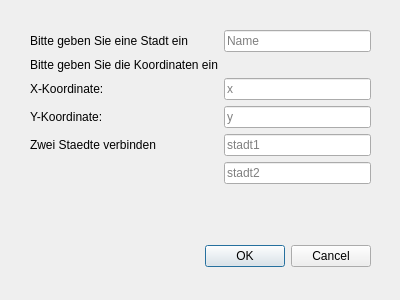
<?xml version="1.0" encoding="UTF-8"?>
<ui version="4.0">
 <class>Dialog</class>
 <widget class="QDialog" name="Dialog">
  <property name="geometry">
   <rect>
    <x>0</x>
    <y>0</y>
    <width>400</width>
    <height>300</height>
   </rect>
  </property>
  <property name="windowTitle">
   <string>Dialog</string>
  </property>
  <widget class="QDialogButtonBox" name="buttonBox">
   <property name="geometry">
    <rect>
     <x>30</x>
     <y>240</y>
     <width>341</width>
     <height>32</height>
    </rect>
   </property>
   <property name="orientation">
    <enum>Qt::Horizontal</enum>
   </property>
   <property name="standardButtons">
    <set>QDialogButtonBox::Cancel|QDialogButtonBox::Ok</set>
   </property>
  </widget>
  <widget class="QWidget" name="formLayoutWidget">
   <property name="geometry">
    <rect>
     <x>30</x>
     <y>30</y>
     <width>341</width>
     <height>191</height>
    </rect>
   </property>
   <layout class="QFormLayout" name="formLayout">
    <item row="0" column="0">
     <widget class="QLabel" name="label">
      <property name="text">
       <string>&lt;html&gt;&lt;head/&gt;&lt;body&gt;&lt;p&gt;Bitte geben Sie eine Stadt ein&lt;/p&gt;&lt;/body&gt;&lt;/html&gt;</string>
      </property>
     </widget>
    </item>
    <item row="0" column="1">
     <widget class="QLineEdit" name="nameStadt">
      <property name="placeholderText">
       <string>Name</string>
      </property>
     </widget>
    </item>
    <item row="1" column="0">
     <widget class="QLabel" name="label_2">
      <property name="text">
       <string>&lt;html&gt;&lt;head/&gt;&lt;body&gt;&lt;p&gt;Bitte geben Sie die Koordinaten ein&lt;/p&gt;&lt;/body&gt;&lt;/html&gt;</string>
      </property>
     </widget>
    </item>
    <item row="2" column="1">
     <widget class="QLineEdit" name="xAchse">
      <property name="placeholderText">
       <string>x</string>
      </property>
     </widget>
    </item>
    <item row="3" column="1">
     <widget class="QLineEdit" name="yAchse">
      <property name="placeholderText">
       <string>y</string>
      </property>
     </widget>
    </item>
    <item row="5" column="0">
     <widget class="QLabel" name="label_5">
      <property name="text">
       <string>&lt;html&gt;&lt;head/&gt;&lt;body&gt;&lt;p&gt;Zwei Staedte verbinden&lt;/p&gt;&lt;/body&gt;&lt;/html&gt;</string>
      </property>
     </widget>
    </item>
    <item row="5" column="1">
     <widget class="QLineEdit" name="nameStadt1">
      <property name="placeholderText">
       <string>stadt1</string>
      </property>
     </widget>
    </item>
    <item row="6" column="1">
     <widget class="QLineEdit" name="nameStadt2">
      <property name="placeholderText">
       <string>stadt2</string>
      </property>
     </widget>
    </item>
    <item row="2" column="0">
     <widget class="QLabel" name="label_4">
      <property name="text">
       <string>&lt;html&gt;&lt;head/&gt;&lt;body&gt;&lt;p&gt;X-Koordinate:&lt;/p&gt;&lt;/body&gt;&lt;/html&gt;</string>
      </property>
     </widget>
    </item>
    <item row="3" column="0">
     <widget class="QLabel" name="label_3">
      <property name="text">
       <string>&lt;html&gt;&lt;head/&gt;&lt;body&gt;&lt;p&gt;Y-Koordinate:&lt;/p&gt;&lt;/body&gt;&lt;/html&gt;</string>
      </property>
     </widget>
    </item>
   </layout>
  </widget>
 </widget>
 <resources/>
 <connections>
  <connection>
   <sender>buttonBox</sender>
   <signal>accepted()</signal>
   <receiver>Dialog</receiver>
   <slot>accept()</slot>
   <hints>
    <hint type="sourcelabel">
     <x>248</x>
     <y>254</y>
    </hint>
    <hint type="destinationlabel">
     <x>157</x>
     <y>274</y>
    </hint>
   </hints>
  </connection>
  <connection>
   <sender>buttonBox</sender>
   <signal>rejected()</signal>
   <receiver>Dialog</receiver>
   <slot>reject()</slot>
   <hints>
    <hint type="sourcelabel">
     <x>316</x>
     <y>260</y>
    </hint>
    <hint type="destinationlabel">
     <x>286</x>
     <y>274</y>
    </hint>
   </hints>
  </connection>
 </connections>
</ui>
